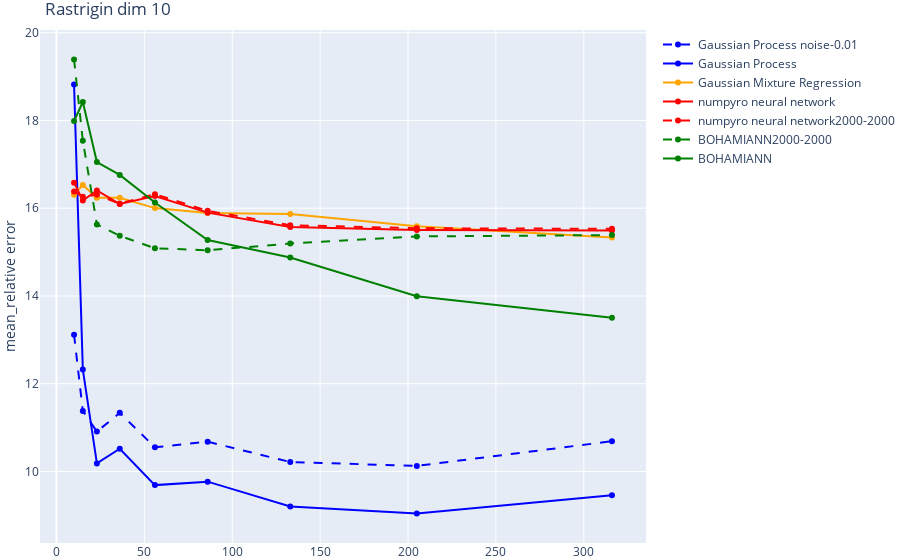

Here is the notebook cell this chart was saved with:
### Code cell
analysis_regression_rel_error_plotly("Rastrigin_dim_10", means=True)

### Figure 1 — Plotly figure (JSON) as saved in the notebook; plotly's stock layout.template omitted (floating-point values rounded to 4 significant figures)
{"data": [{"line": {"color": "blue", "dash": "dash", "width": 2}, "mode": "lines+markers", "name": "Gaussian Process noise-0.01", "showlegend": true, "type": "scatter", "x": [10, 15, 23, 36, 56, 86, 133, 205, 316], "y": [13.12, 11.38, 10.91, 11.34, 10.55, 10.68, 10.22, 10.13, 10.69]}, {"line": {"color": "blue", "dash": "solid", "width": 2}, "mode": "lines+markers", "name": "Gaussian Process", "showlegend": true, "type": "scatter", "x": [10, 15, 23, 36, 56, 86, 133, 205, 316], "y": [18.82, 12.32, 10.18, 10.52, 9.689, 9.768, 9.202, 9.04, 9.459]}, {"line": {"color": "orange", "dash": "solid", "width": 2}, "mode": "lines+markers", "name": "Gaussian Mixture Regression", "showlegend": true, "type": "scatter", "x": [10, 15, 23, 36, 56, 86, 133, 205, 316], "y": [16.31, 16.53, 16.24, 16.24, 16.0, 15.89, 15.87, 15.59, 15.33]}, {"line": {"color": "red", "dash": "solid", "width": 2}, "mode": "lines+markers", "name": "numpyro neural network", "showlegend": true, "type": "scatter", "x": [10, 15, 23, 36, 56, 86, 133, 205, 316], "y": [16.58, 16.18, 16.4, 16.1, 16.28, 15.9, 15.57, 15.5, 15.49]}, {"line": {"color": "red", "dash": "dash", "width": 2}, "mode": "lines+markers", "name": "numpyro neural network2000-2000", "showlegend": true, "type": "scatter", "x": [10, 15, 23, 36, 56, 86, 133, 205, 316], "y": [16.38, 16.26, 16.31, 16.1, 16.32, 15.94, 15.61, 15.54, 15.53]}, {"line": {"color": "green", "dash": "dash", "width": 2}, "mode": "lines+markers", "name": "BOHAMIANN2000-2000", "showlegend": true, "type": "scatter", "x": [10, 15, 23, 36, 56, 86, 133, 205, 316], "y": [19.39, 17.54, 15.63, 15.37, 15.09, 15.04, 15.19, 15.36, 15.39]}, {"line": {"color": "green", "dash": "solid", "width": 2}, "mode": "lines+markers", "name": "BOHAMIANN", "showlegend": true, "type": "scatter", "x": [10, 15, 23, 36, 56, 86, 133, 205, 316], "y": [17.99, 18.42, 17.05, 16.76, 16.13, 15.27, 14.88, 13.99, 13.51]}], "layout": {"margin": {"b": 0, "l": 0, "r": 0, "t": 30}, "title": {"text": "Rastrigin dim 10"}, "yaxis": {"title": {"text": "mean_relative error"}}}}
